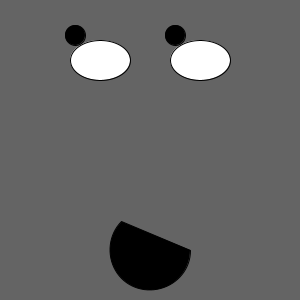
Frame 1 (no input)
Frame 60 (the mouse pressed at the canvas centre just before this capture): identical to frame 1, image omitted
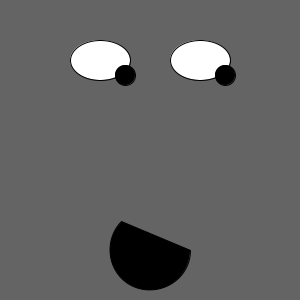
Frame 120 (the mouse held since frame 60 and released just before this capture)

The Processing sketch that drew these frames (run headless with seeded random() and noise(); from frame 60 on, the mouse is pressed at the canvas centre):

// Processing sketch: STOPLOOKINNGATME
// ── STOPLOOKINNGATME.pde
void setup(){
  size (300,300);
}

void draw(){
 
  background(100);
   if (mouseX<70){
     mouseX=75;
   }
      if (mouseX>130){
     mouseX=125;
   }
         if (mouseY<30){
     mouseY=35;
   }
         if (mouseY>80){
     mouseY=75;
   }
 fill(255);
  ellipse(100,60,60,40);
  ellipse(200,60,60,40);
  fill(0,0,0);
  ellipse(mouseX,mouseY,20,20);
  ellipse(mouseX+100,mouseY,20,20);
  arc(150, 250, 80, 80, 0, PI+QUARTER_PI, CHORD);
    
 
}
